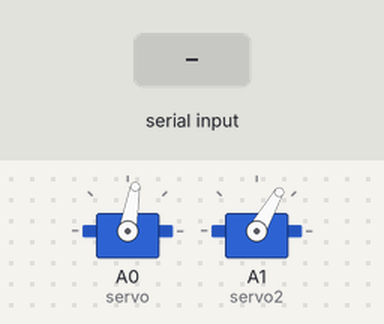
Recording of a sketch running on a simulated Arduino Uno, built with avr-gcc and run on an emulated ATmega328P. On the bench: 2 × servo. Inputs (shaded band) come from the test bench.

Above: at 1.2 s.
1.3 s: "1" received over Serial
At 1.7 s:
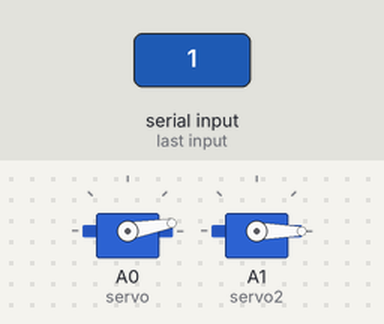
2.9 s: "1" received over Serial
At 4.1 s:
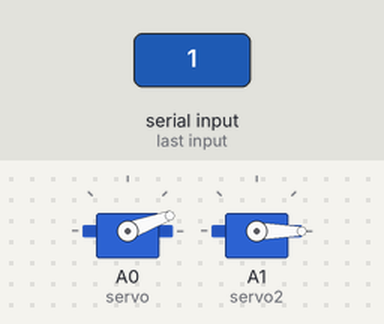
4.5 s: "2" received over Serial
At 5.3 s:
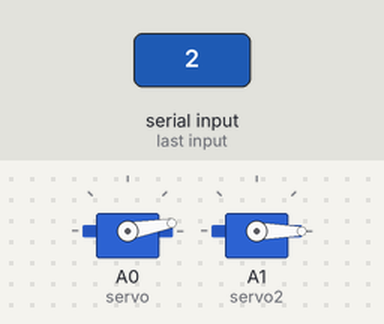
Timing chart, 0 to 7.5 s (numbered marks = the images above; inputs shaded):
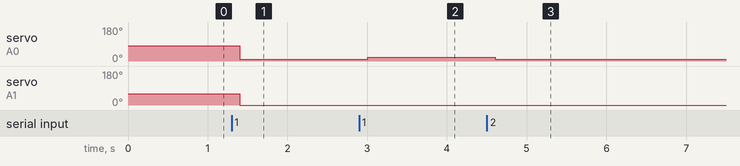

Measured:
- after the input at 1.3 s, servo on A0 (servo): 80° → 10° after 0.10 s; servo on A1 (servo2): 60° → 0° after 0.10 s
- after the input at 2.9 s, servo on A0 (servo): 10° → 20° after 0.10 s
- after the input at 4.5 s, servo on A0 (servo): 20° → 10° after 0.10 s

The sketch:

servo.ino
```cpp
#include <Servo.h>
Servo servo;
Servo servo2;
byte val ;
byte mal;
byte val1;
byte mal1;
boolean mk;
boolean ml;
boolean mk1;
boolean ml1;
void setup() {
  // put your setup code here, to run once:
  Serial.begin(9600);
  servo.attach(A0);
  servo2.attach(A1);
  val = 0;
  mal = 0;
  servo.write(80);
  servo2.write(60);
  mk = true;
  ml = true;
}

void loop() {
 if (mal >= 180) {
    mk = false;
  }
  else {
    mk = true;
  }
  if (mal == 0) {
    ml = false;
  }
  else {
    ml = true;
  }
  if (mal1 >= 180) {
    mk1 = false;
  }
  else {
    mk1 = true;
  }
  if (mal1 == 0) {
    ml1 = false;
  }
  else {
    ml1 = true;
  }
  if(Serial.available()){
    delay(3);
  int serial = Serial.read();
  // put your main code here, to run repeatedly:
  if (serial == '1'&& mk == true) {
    mal = mal + 10;
    if (mal == 180) {
      mal = 180;
      mk = false;

    }
  }
  if (serial  == '2' && ml == true) {
    mal = mal - 10;
    if (mal == 0) {
      mal = 0;
      ml = false;
    }
  }
    if (serial == '3'&& mk1 == true) {
    mal1 = mal1 + 10;
    if (mal1 == 180) {
      mal1 = 180;
      mk1 = false;

    }
  }
  if (serial  == '4' && ml1 == true) {
    mal1 = mal1 - 10;
    if (mal1 == 0) {
      mal1 = 0;
      ml1 = false;

    }
  }

  delay(100);
  servo.write(mal);
  servo2.write(mal1);
  }
}
```
